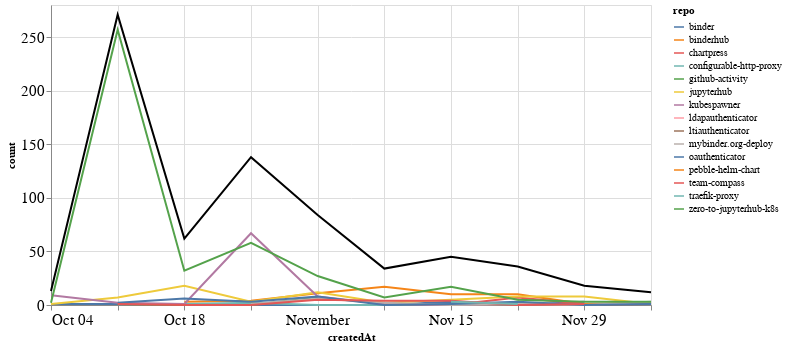

This figure's notebook cell:
### Markdown cell above
### Comments

### Code cell
comments_time = comments.groupby('repo').resample('W', on='createdAt').count()['author'].reset_index()
comments_time = comments_time.rename(columns={'author': 'count'})
comments_time_total = comments_time.groupby('createdAt').agg({"count": "sum"}).reset_index()
ch1 = alt.Chart(comments_time, width=600).mark_line().encode(
    x='createdAt',
    y='count',
    color='repo',
    tooltip="repo"
)

ch2 = alt.Chart(comments_time_total, width=600).mark_line(color="black").encode(
    x='createdAt',
    y='count',
)

ch1 + ch2

### Figure 1 — Vega-Lite specification as saved in the notebook (floating-point values rounded to 4 significant figures)
{"config": {"axisLeft": {"labelFontSize": 15}, "axisBottom": {"labelFontSize": 15}}, "layer": [{"data": {"name": "data-0b5bbd03abea2aca8f85c9fd71b921bc"}, "mark": "line", "encoding": {"color": {"type": "nominal", "field": "repo"}, "tooltip": {"type": "nominal", "field": "repo"}, "x": {"type": "temporal", "field": "createdAt"}, "y": {"type": "quantitative", "field": "count"}}, "width": 600}, {"data": {"name": "data-3c3173ae7629a4663aead523c04af5e6"}, "mark": {"type": "line", "color": "black"}, "encoding": {"x": {"type": "temporal", "field": "createdAt"}, "y": {"type": "quantitative", "field": "count"}}, "width": 600}], "$schema": "https://vega.github.io/schema/vega-lite/v4.8.1.json", "datasets": {"data-0b5bbd03abea2aca8f85c9fd71b921bc": [{"repo": "binder", "createdAt": "2020-10-04T00:00:00", "count": 1}, {"repo": "binder", "createdAt": "2020-10-11T00:00:00", "count": 1}, {"repo": "binder", "createdAt": "2020-10-18T00:00:00", "count": 1}, {"repo": "binder", "createdAt": "2020-10-25T00:00:00", "count": 0}, {"repo": "binder", "createdAt": "2020-11-01T00:00:00", "count": 0}, {"repo": "binder", "createdAt": "2020-11-08T00:00:00", "count": 0}, {"repo": "binder", "createdAt": "2020-11-15T00:00:00", "count": 3}, {"repo": "binder", "createdAt": "2020-11-22T00:00:00", "count": 0}, {"repo": "binder", "createdAt": "2020-11-29T00:00:00", "count": 3}, {"repo": "binderhub", "createdAt": "2020-10-18T00:00:00", "count": 3}, {"repo": "binderhub", "createdAt": "2020-10-25T00:00:00", "count": 4}, {"repo": "binderhub", "createdAt": "2020-11-01T00:00:00", "count": 11}, {"repo": "binderhub", "createdAt": "2020-11-08T00:00:00", "count": 17}, {"repo": "binderhub", "createdAt": "2020-11-15T00:00:00", "count": 10}, {"repo": "binderhub", "createdAt": "2020-11-22T00:00:00", "count": 10}, {"repo": "binderhub", "createdAt": "2020-11-29T00:00:00", "count": 1}, {"repo": "binderhub", "createdAt": "2020-12-06T00:00:00", "count": 2}, {"repo": "chartpress", "createdAt": "2020-11-08T00:00:00", "count": 1}, {"repo": "chartpress", "createdAt": "2020-11-15T00:00:00", "count": 0}, {"repo": "chartpress", "createdAt": "2020-11-22T00:00:00", "count": 7}, {"repo": "chartpress", "createdAt": "2020-11-29T00:00:00", "count": 1}, {"repo": "configurable-http-proxy", "createdAt": "2020-10-18T00:00:00", "count": 1}, {"repo": "configurable-http-proxy", "createdAt": "2020-10-25T00:00:00", "count": 2}, {"repo": "configurable-http-proxy", "createdAt": "2020-11-01T00:00:00", "count": 0}, {"repo": "configurable-http-proxy", "createdAt": "2020-11-08T00:00:00", "count": 0}, {"repo": "configurable-http-proxy", "createdAt": "2020-11-15T00:00:00", "count": 1}, {"repo": "github-activity", "createdAt": "2020-10-11T00:00:00", "count": 1}, {"repo": "github-activity", "createdAt": "2020-10-18T00:00:00", "count": 0}, {"repo": "github-activity", "createdAt": "2020-10-25T00:00:00", "count": 0}, {"repo": "github-activity", "createdAt": "2020-11-01T00:00:00", "count": 7}, {"repo": "jupyterhub", "createdAt": "2020-10-04T00:00:00", "count": 1}, {"repo": "jupyterhub", "createdAt": "2020-10-11T00:00:00", "count": 7}, {"repo": "jupyterhub", "createdAt": "2020-10-18T00:00:00", "count": 18}, {"repo": "jupyterhub", "createdAt": "2020-10-25T00:00:00", "count": 3}, {"repo": "jupyterhub", "createdAt": "2020-11-01T00:00:00", "count": 12}, {"repo": "jupyterhub", "createdAt": "2020-11-08T00:00:00", "count": 2}, {"repo": "jupyterhub", "createdAt": "2020-11-15T00:00:00", "count": 5}, {"repo": "jupyterhub", "createdAt": "2020-11-22T00:00:00", "count": 8}, {"repo": "jupyterhub", "createdAt": "2020-11-29T00:00:00", "count": 8}, {"repo": "jupyterhub", "createdAt": "2020-12-06T00:00:00", "count": 1}, {"repo": "kubespawner", "createdAt": "2020-10-04T00:00:00", "count": 9}, {"repo": "kubespawner", "createdAt": "2020-10-11T00:00:00", "count": 2}, {"repo": "kubespawner", "createdAt": "2020-10-18T00:00:00", "count": 1}, {"repo": "kubespawner", "createdAt": "2020-10-25T00:00:00", "count": 67}, {"repo": "kubespawner", "createdAt": "2020-11-01T00:00:00", "count": 8}, {"repo": "kubespawner", "createdAt": "2020-11-08T00:00:00", "count": 1}, {"repo": "kubespawner", "createdAt": "2020-11-15T00:00:00", "count": 0}, {"repo": "kubespawner", "createdAt": "2020-11-22T00:00:00", "count": 0}, {"repo": "kubespawner", "createdAt": "2020-11-29T00:00:00", "count": 1}, {"repo": "ldapauthenticator", "createdAt": "2020-12-06T00:00:00", "count": 1}, {"repo": "ltiauthenticator", "createdAt": "2020-11-15T00:00:00", "count": 1}, {"repo": "ltiauthenticator", "createdAt": "2020-11-22T00:00:00", "count": 0}, {"repo": "ltiauthenticator", "createdAt": "2020-11-29T00:00:00", "count": 0}, {"repo": "ltiauthenticator", "createdAt": "2020-12-06T00:00:00", "count": 1}, {"repo": "mybinder.org-deploy", "createdAt": "2020-10-25T00:00:00", "count": 1}, {"repo": "mybinder.org-deploy", "createdAt": "2020-11-01T00:00:00", "count": 6}, {"repo": "mybinder.org-deploy", "createdAt": "2020-11-08T00:00:00", "count": 2}, {"repo": "mybinder.org-deploy", "createdAt": "2020-11-15T00:00:00", "count": 0}, {"repo": "mybinder.org-deploy", "createdAt": "2020-11-22T00:00:00", "count": 1}, {"repo": "mybinder.org-deploy", "createdAt": "2020-11-29T00:00:00", "count": 0}, {"repo": "mybinder.org-deploy", "createdAt": "2020-12-06T00:00:00", "count": 3}, {"repo": "oauthenticator", "createdAt": "2020-10-11T00:00:00", "count": 2}, {"repo": "oauthenticator", "createdAt": "2020-10-18T00:00:00", "count": 6}, {"repo": "oauthenticator", "createdAt": "2020-10-25T00:00:00", "count": 3}, {"repo": "oauthenticator", "createdAt": "2020-11-01T00:00:00", "count": 8}, {"repo": "oauthenticator", "createdAt": "2020-11-08T00:00:00", "count": 0}, {"repo": "oauthenticator", "createdAt": "2020-11-15T00:00:00", "count": 1}, {"repo": "oauthenticator", "createdAt": "2020-11-22T00:00:00", "count": 3}, {"repo": "oauthenticator", "createdAt": "2020-11-29T00:00:00", "count": 0}, {"repo": "oauthenticator", "createdAt": "2020-12-06T00:00:00", "count": 1}, {"repo": "pebble-helm-chart", "createdAt": "2020-11-22T00:00:00", "count": 1}, {"repo": "team-compass", "createdAt": "2020-10-11T00:00:00", "count": 1}, {"repo": "team-compass", "createdAt": "2020-10-18T00:00:00", "count": 0}, {"repo": "team-compass", "createdAt": "2020-10-25T00:00:00", "count": 0}, {"repo": "team-compass", "createdAt": "2020-11-01T00:00:00", "count": 5}, {"repo": "team-compass", "createdAt": "2020-11-08T00:00:00", "count": 4}, {"repo": "team-compass", "createdAt": "2020-11-15T00:00:00", "count": 4}, {"repo": "team-compass", "createdAt": "2020-11-22T00:00:00", "count": 0}, {"repo": "team-compass", "createdAt": "2020-11-29T00:00:00", "count": 1}, {"repo": "traefik-proxy", "createdAt": "2020-11-15T00:00:00", "count": 3}, {"repo": "traefik-proxy", "createdAt": "2020-11-22T00:00:00", "count": 1}, {"repo": "zero-to-jupyterhub-k8s", "createdAt": "2020-10-04T00:00:00", "count": 2}, {"repo": "zero-to-jupyterhub-k8s", "createdAt": "2020-10-11T00:00:00", "count": 257}, {"repo": "zero-to-jupyterhub-k8s", "createdAt": "2020-10-18T00:00:00", "count": 32}, {"repo": "zero-to-jupyterhub-k8s", "createdAt": "2020-10-25T00:00:00", "count": 58}, {"repo": "zero-to-jupyterhub-k8s", "createdAt": "2020-11-01T00:00:00", "count": 27}, {"repo": "zero-to-jupyterhub-k8s", "createdAt": "2020-11-08T00:00:00", "count": 7}, {"repo": "zero-to-jupyterhub-k8s", "createdAt": "2020-11-15T00:00:00", "count": 17}, {"repo": "zero-to-jupyterhub-k8s", "createdAt": "2020-11-22T00:00:00", "count": 5}, {"repo": "zero-to-jupyterhub-k8s", "createdAt": "2020-11-29T00:00:00", "count": 3}, {"repo": "zero-to-jupyterhub-k8s", "createdAt": "2020-12-06T00:00:00", "count": 3}], "data-3c3173ae7629a4663aead523c04af5e6": [{"createdAt": "2020-10-04T00:00:00", "count": 13}, {"createdAt": "2020-10-11T00:00:00", "count": 271}, {"createdAt": "2020-10-18T00:00:00", "count": 62}, {"createdAt": "2020-10-25T00:00:00", "count": 138}, {"createdAt": "2020-11-01T00:00:00", "count": 84}, {"createdAt": "2020-11-08T00:00:00", "count": 34}, {"createdAt": "2020-11-15T00:00:00", "count": 45}, {"createdAt": "2020-11-22T00:00:00", "count": 36}, {"createdAt": "2020-11-29T00:00:00", "count": 18}, {"createdAt": "2020-12-06T00:00:00", "count": 12}]}}
